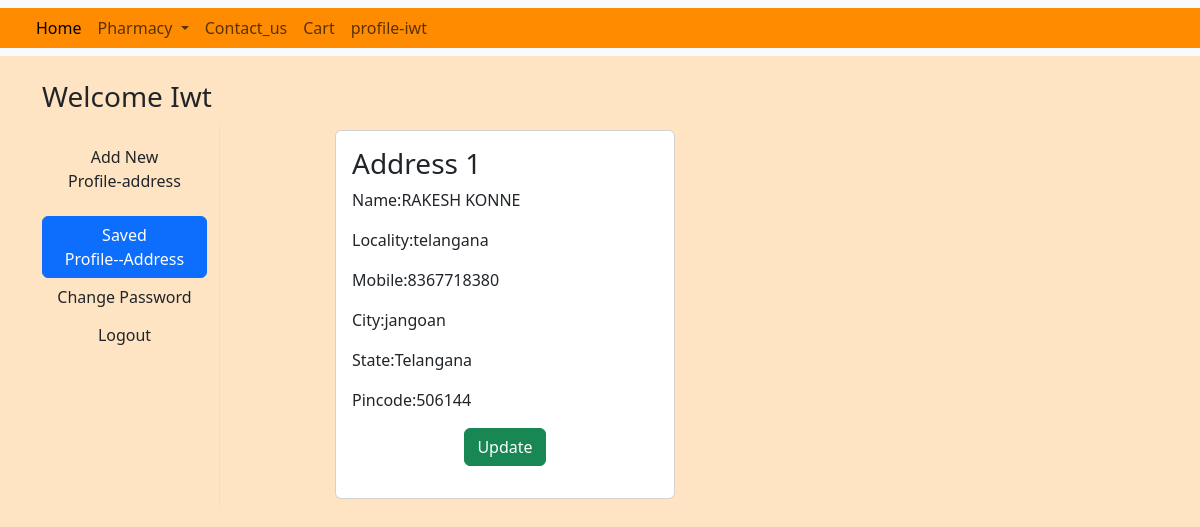
The page /address/ (signed in) on the database its author committed.
### app/models.py (models this page shows, shortened)
class Customer(models.Model):
    user=models.ForeignKey(User,on_delete=models.CASCADE)
    name=models.CharField(max_length=200)
    locality=models.CharField(max_length=200)
    city=models.CharField(max_length=50)
    mobile=models.IntegerField(default=0)
    zipcode=models.IntegerField()
    state=models.CharField(choices=STATE_CHOICES,max_length=100)

### app/views.py (the view)
# urls.py: path('address/',views.address,name='address'),
def address(request):
    add=Customer.objects.filter(user=request.user)
    return render(request,'address.html',locals())

### app/templates/address.html (shortened to what this page needs)
{% extends 'base.html' %}
{% load static %}
{% block main-content %}
<div class="container my-4">
    <div class="row">
        <h3>Welcome <span class="text-capitalize">{{request.user}}</span></h3>
        <div class="col-sm-2 border-end">
            <ul class="list-unstyled">
                <li class="d-grid my-3"><a href="{% url 'profile' %}" class="btn">Add New <br>Profile-address</a></li>
                <li class="d-grid"><a href="{% url 'address' %}" class="btn btn-primary">Saved <br>Profile--Address</a></li>
                <li class="d-grid"><a href="{% url 'passwordchange' %}" class="btn">Change Password</a></li>
                <li class="d-grid"><a href="{% url 'logout' %}" class="btn">Logout</a></li>
            </ul>
        </div>
        <div class="col-sm-8 offset-sm-1">
            <div class="row">
                {% for ad in add %}
                <div class="col-sm-6">
                    <div class="card m-2">
                        <div class="card-body">
                            <h3>Address {{forloop.counter}}</h3>
                            <p>Name:{{ad.name}}</p>
                            <p>Locality:{{ad.locality}}</p>
                            <p>Mobile:{{ad.mobile}}</p>
                            <p>City:{{ad.city}}</p>
                            <p>State:{{ad.state}}</p>
                            <p>Pincode:{{ad.zipcode}}</p>
                            <p class="text-center"><a href="{% url 'updateaddress' pk=ad.id %}" type="button" class="btn btn-success">Update</a></p>
                        </div>
                    </div>
                </div>
                {% endfor %}
            </div>
        </div>
{% endblock main-content %}

### app/templates/base.html (shortened to what this page needs)
<!DOCTYPE html>
{% load static %}
<html lang="en">
<head>
    <link href="https://cdn.jsdelivr.net/npm/bootstrap@5.3.0/dist/css/bootstrap.min.css" rel="stylesheet">
</head>
<body style="background-color: bisque;">
    <nav class="navbar navbar-expand-lg bg-body-tertiary" >
        <div class="container-fluid" style="background-color:darkorange">
          <div class="collapse navbar-collapse" id="navbarSupportedContent">
            <ul class="navbar-nav me-auto mb-2  mb-lg-0">
              {% if request.user.is_authenticated %}
              <li class="nav-item">
                    <a class="nav-link active" href="{% url 'home' %}"><Main>Home</Main></a>
              </li>
              <li class="nav-item dropdown">
                <a class="nav-link dropdown-toggle" href="#" role="button" data-bs-toggle="dropdown" aria-expanded="false">
                  Pharmacy
                </a>
              </li>
              <li class="nav-item">
                <a class="nav-link" href="{% url 'contactus' %}"><Main>Contact_us</Main></a>
              </li>
              <li class="nav-item">
                <a class="nav-link" href="{% url 'showcart' %}"><Main>Cart</Main></a>
              </li>
              <li class="nav-item justify-content-end">
                  <a class="nav-link" href="{% url 'profile' %}"><Main>profile-{{request.user}}</Main></a>
              </li>
              {% endif %}
            </ul>
          </div>
        </div>
      </nav>
      {% block main-content %}
      {% endblock main-content %}

### rows shown on the page
Customer: name "RAKESH KONNE", locality "telangana", mobile "8367718380", city "jangoan", state "Telangana", zipcode "506144"

### other values the page prints
{{ request.user }} "iwt"
{{ request.user }} "Iwt"
